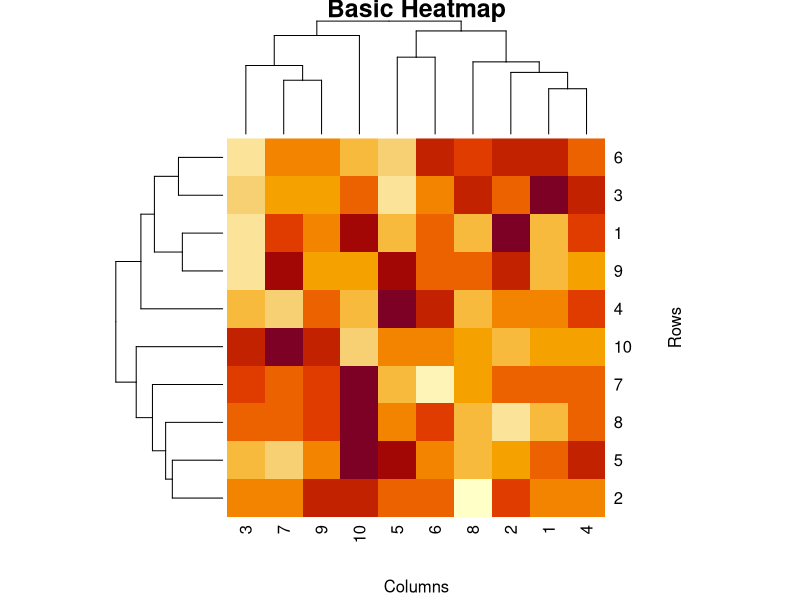
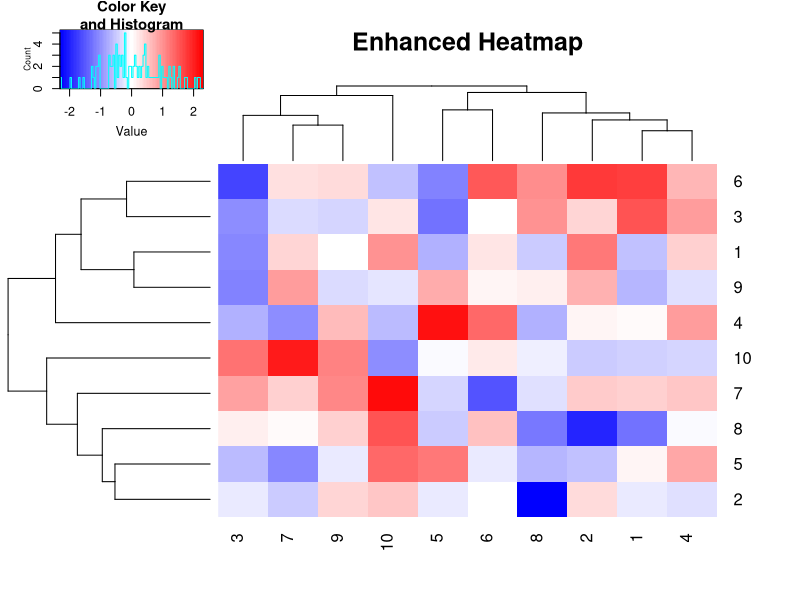
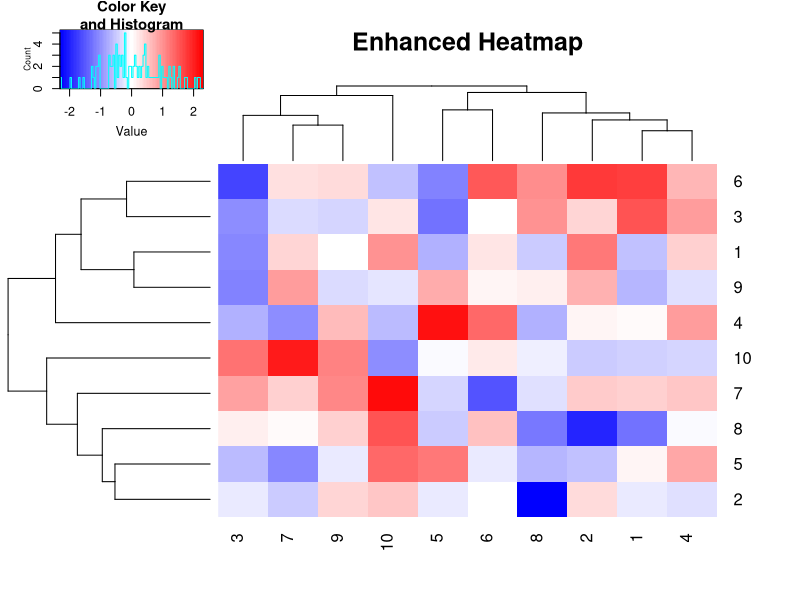
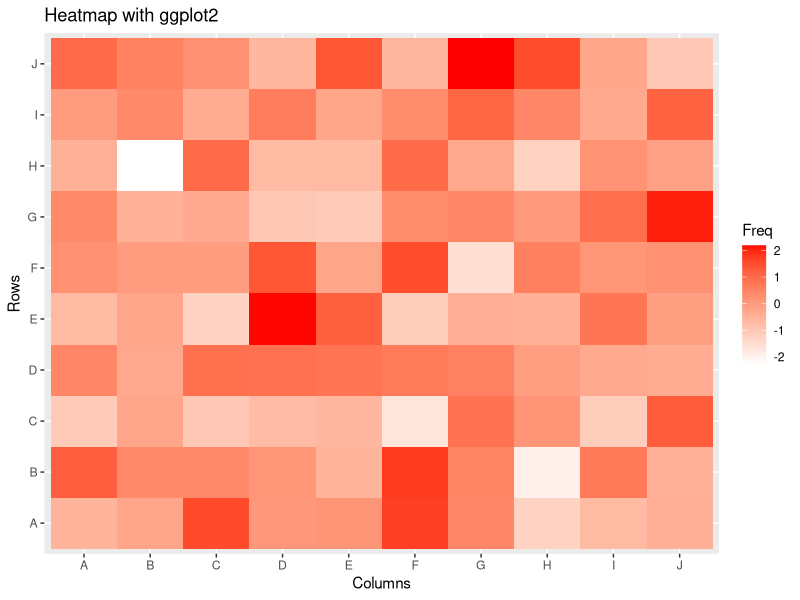
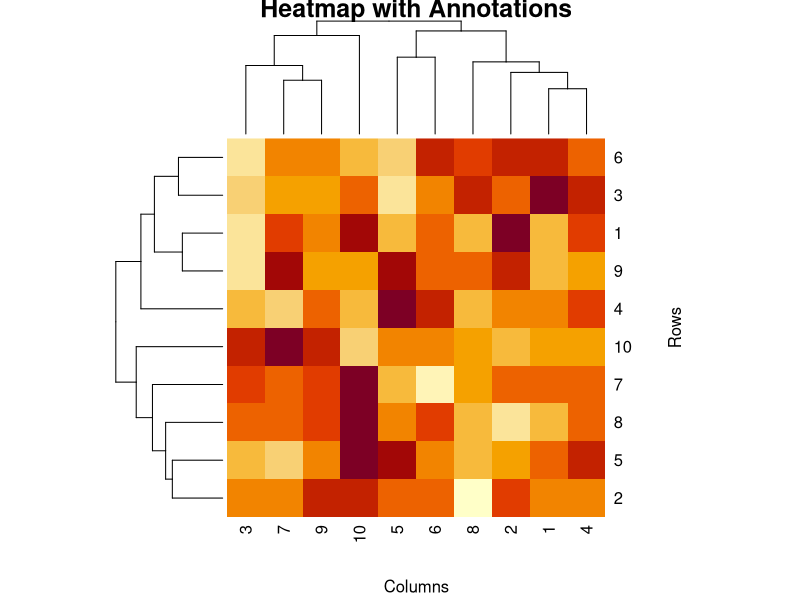
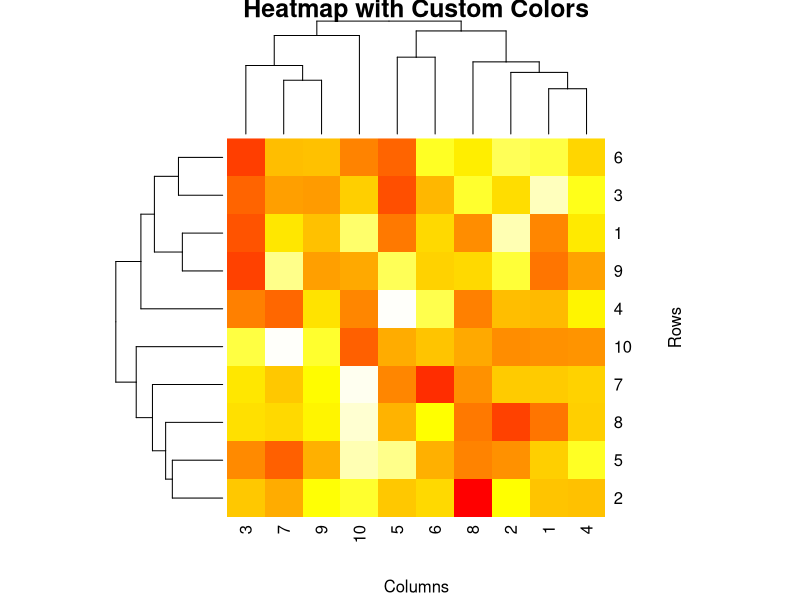
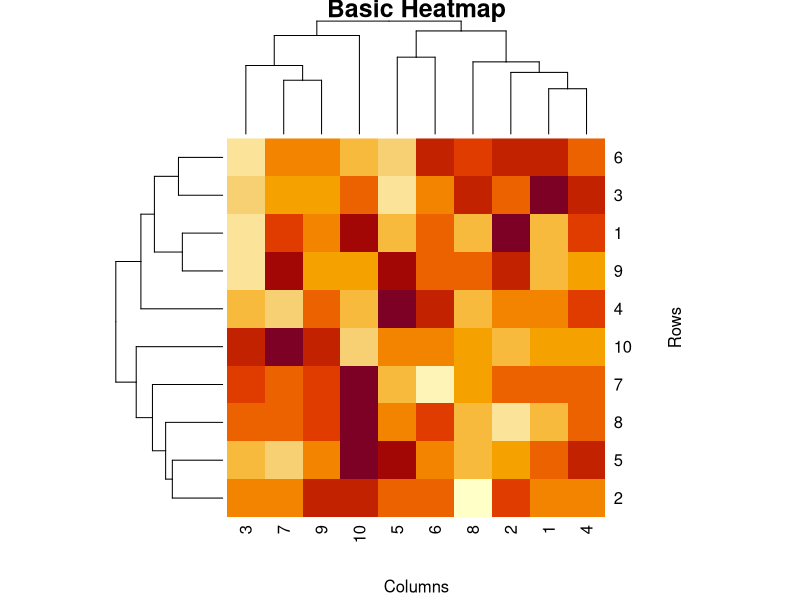
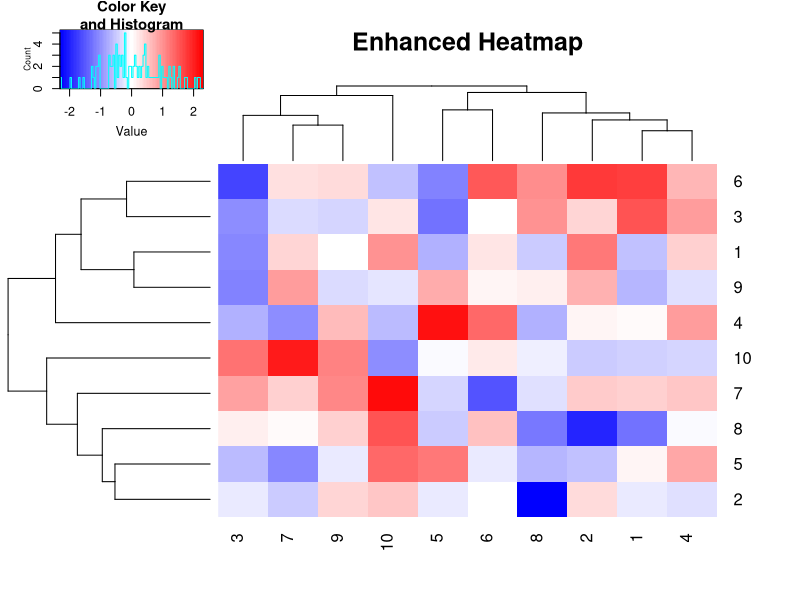

Recreate these plots in R, in order.
## ---- chunk 1

# Creating sample data

set.seed(123)

data <- matrix(rnorm(100), nrow = 10)



# Creating a basic heatmap

heatmap(data, main = "Basic Heatmap", xlab = "Columns", ylab = "Rows")

## ---- chunk 2

library(gplots)



# Creating an enhanced heatmap with heatmap.2()

heatmap.2(data, main = "Enhanced Heatmap", trace = "none", col = bluered(100), margins = c(5, 5))

## ---- chunk 3

# Plot result

heatmap.2(data, main = "Enhanced Heatmap", trace = "none", col = bluered(100), margins = c(5, 5))

## ---- chunk 4

library(ggplot2)



# Converting matrix to data frame

data_df <- as.data.frame(as.table(data))



# Creating a heatmap with ggplot2

ggplot(data_df, aes(Var1, Var2, fill = Freq)) +

  geom_tile() +

  scale_fill_gradient(low = "white", high = "red") +

  labs(title = "Heatmap with ggplot2", x = "Columns", y = "Rows")

## ---- chunk 5

# Plot result

heatmap(data, main = "Heatmap with Annotations", xlab = "Columns", ylab = "Rows")

## ---- chunk 6

# Plot result

heatmap(data, main = "Heatmap with Custom Colors", col = heat.colors(100), xlab = "Columns", ylab = "Rows")

## ---- chunk 7

# Plot results

heatmap(data, main = "Basic Heatmap", xlab = "Columns", ylab = "Rows")



heatmap.2(data, main = "Enhanced Heatmap", trace = "none", col = bluered(100), margins = c(5, 5))



ggplot(data_df, aes(Var1, Var2, fill = Freq)) +

  geom_tile() +

  scale_fill_gradient(low = "white", high = "red") +

  labs(title = "Heatmap with ggplot2", x = "Columns", y = "Rows")



heatmap(data, main = "Heatmap with Annotations", xlab = "Columns", ylab = "Rows")



heatmap(data, main = "Heatmap with Custom Colors", col = heat.colors(100), xlab = "Columns", ylab = "Rows")
